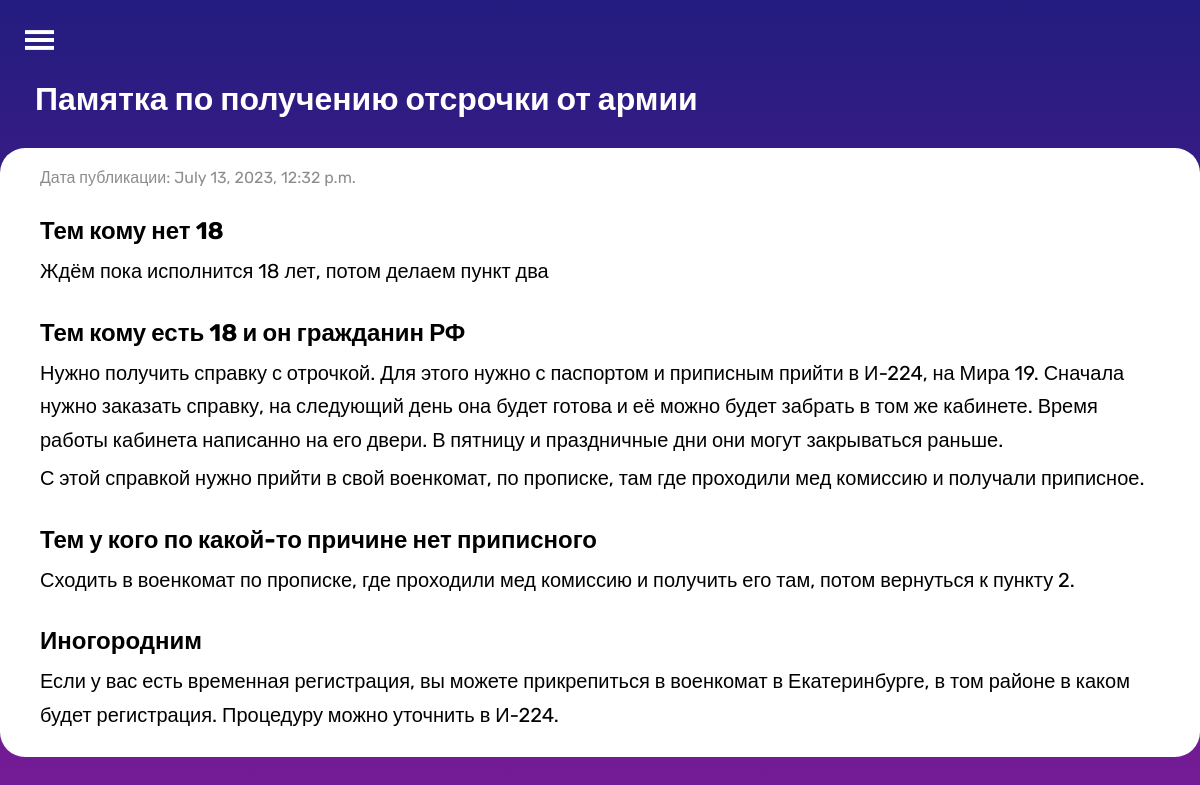
/article/6/, run on the app's committed database.
### RTFwebsiteApp/models.py (models this page shows, shortened)
class Article(models.Model):
    title = models.CharField(max_length=200)
    content = models.TextField()
    publication_date = models.DateTimeField(auto_now_add=True)

### RTFwebsiteApp/views.py (the view)
# urls.py: path('article/<int:pk>/', views.article_detail, name='article_detail'),
def article_detail(request, pk):
    article = get_object_or_404(Article, pk=pk)
    return render(request, 'article_detail.html', {'article': article})

### RTFwebsiteApp/templates/article_detail.html (shortened to what this page needs)
{% extends 'base.html' %}
{% load static %}
{% block head %}<link rel="stylesheet" href="{% static 'styles/main_page.css' %}">{% endblock head %}
{% block main %}
    <main class="main">
        <div class="main__header">
            <h1>{{ article.title }}</h1>
        </div>
        <div class="main__article-text">
            <span class="main__publish-date">Дата публикации: {{ article.publication_date }}</span>
            <p>{{ article.content|safe }}</p>
        </div>
    </main>
{% endblock main %}

### RTFwebsiteApp/static/styles/style.css (style rules this page uses)
* { margin: 0; padding: 0; }
body { font-family: 'Inter', sans-serif; font-family: 'Open Sans', sans-serif; font-family: 'Rubik', sans-serif; color: #FFFFFF; background: linear-gradient(#241C80, #761B96) no-repeat; background-attachment: fixed; }
html, body { height: 100%; }
.main__article-text { max-width: 1200px; margin: 30px auto; background-color: #FFFFFF; border-radius: 25px; color: #000; padding: 20px 40px; }
.main__header { margin-top: 30px; margin-left: 35px; }
.main__block h3, .main__article-text h3 { font-size: 24px; font-style: normal; font-weight: 700; line-height: normal; }
.main__article-text h3 { margin-top: 30px; margin-bottom: 10px; }
.main__block p, .main__block ul, .main__article-text p { font-size: 20px; font-style: normal; font-weight: 400; line-height: 33.5px; }
.main__publish-date { font-size: 16px; font-style: normal; font-weight: 400; }
.main__article-text p { margin-top: 5px; }
.tip, .main__publish-date { color: rgba(0, 0, 0, 0.45); }

### data on the page
Article: title "Памятка по получению отсрочки от армии", publication_date "July 13, 2023, 12:32 p.m.", content "Тем кому нет 18 Ждём пока исполнится 18 лет, потом делаем пункт два Тем кому есть 18 и он гражданин РФ Нужно получить справку с отрочкой. Для этого нужно с паспортом и приписным прийти в И-224, на Мира 19. Сначала нужно заказать справку, на следующий день она будет готова и её можно будет забрать в том же кабинете. Время работы кабинета написанно на его двери. В пятницу и праздничные дни они могут закрываться раньше. С этой справкой нужно прийти в свой военкомат, по прописке, там где проходили мед комиссию и получали приписное. Тем у кого по какой-то причине нет приписного Сходить в военкомат по прописке, где проходили мед комиссию и получить его там, потом вернуться к пункту 2. Иногородним…"
